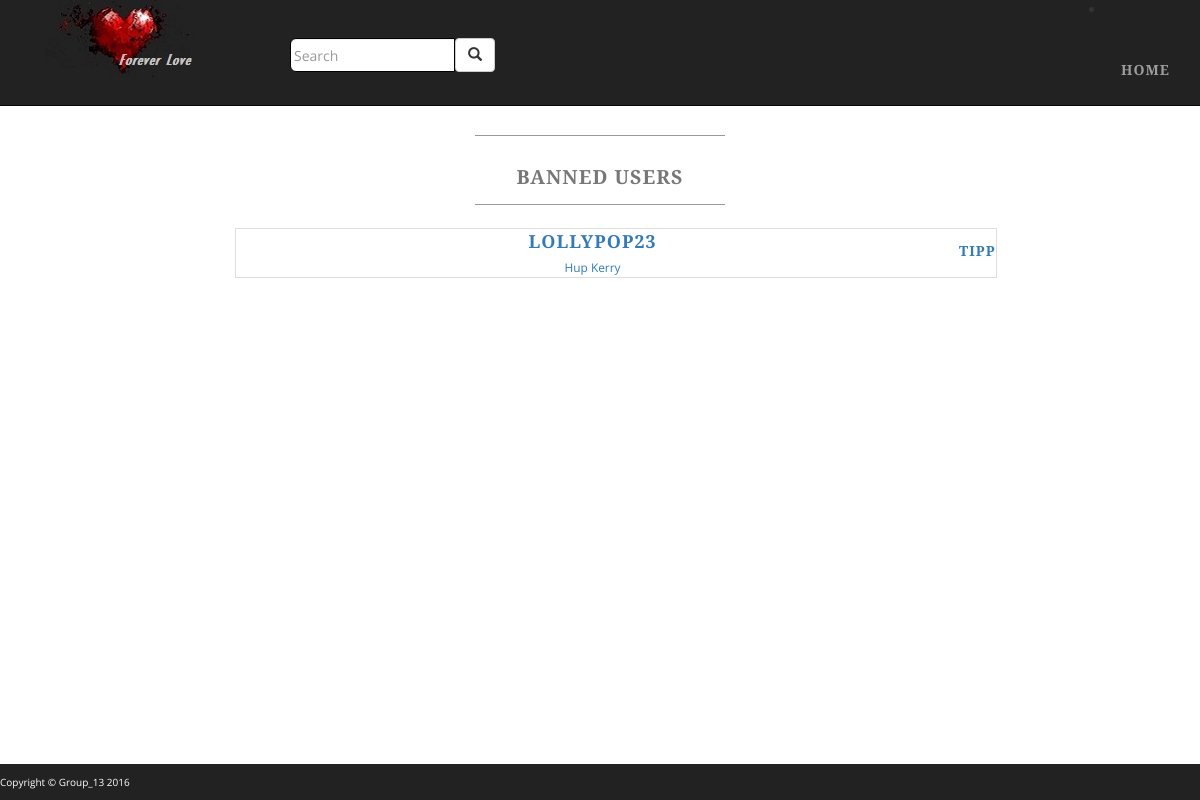
The page /secret_location/viewBannedUsersPage.php on the database its author committed.
### tables this page shows
CREATE TABLE IF NOT EXISTS `preference_details` (
  `user_id` int(11) NOT NULL,
  `tag_line` varchar(256) DEFAULT NULL,
  `city` varchar(64) DEFAULT NULL,
  `gender` int(11) DEFAULT NULL,
  `seeking` int(11) DEFAULT NULL,
  `intent` int(11) DEFAULT NULL,
  `date_of_birth` date DEFAULT NULL,
  `height` int(11) DEFAULT NULL,
  `ethnicity` int(11) DEFAULT NULL,
  `body_type` int(11) DEFAULT NULL,
  `religion` int(11) DEFAULT NULL,
  `marital_status` int(11) DEFAULT NULL,
  `income` int(11) DEFAULT NULL,
  `has_children` int(11) DEFAULT NULL,
  `wants_children` int(11) DEFAULT NULL,
  `smoker` int(11) DEFAULT NULL,
  `drinker` int(11) DEFAULT NULL,
  `about_me` text,
  KEY `User_id` (`user_id`),
  KEY `gender` (`gender`),
  KEY `seeking` (`seeking`),
  KEY `intent` (`intent`),
  KEY `height` (`height`),
  KEY `ethnicity` (`ethnicity`),
  KEY `body_type` (`body_type`),
  KEY `religion` (`religion`),
  KEY `marital_status` (`marital_status`),
  KEY `income` (`income`),
  KEY `has_children` (`has_children`),
  KEY `wants_children` (`wants_children`),
  KEY `smoker` (`smoker`),
  KEY `drinker` (`drinker`)
);

CREATE TABLE IF NOT EXISTS `registration_details` (
  `user_id` int(11) NOT NULL AUTO_INCREMENT,
  `username` varchar(32) NOT NULL,
  `first_name` varchar(32) NOT NULL,
  `last_name` varchar(32) NOT NULL,
  `password` varchar(256) NOT NULL,
  `email` varchar(128) NOT NULL,
  PRIMARY KEY (`user_id`),
  UNIQUE KEY `Username` (`username`,`email`)
);

### classes/Config.php (called while the page is built)
<?php
class Config{
    public static function get($path = null){
        if($path){
            $config = $GLOBALS['config'];
            $path = explode('/', $path);
            foreach($path as $bit){
                if(isset($config[$bit]))
                    $config = $config[$bit];
            }
            return $config;
        }
        return false;
    }
}

### classes/DB.php (called while the page is built, shortened)
<?php
class DB{
    private static $instance = null;
    private $pdo, $query, $error = false, $results, $count = 0;
    private function __construct(){
        try{
            $this->pdo = new PDO(
                'mysql:host='.Config::get('mysql/host').';dbname='.Config::get('mysql/db'),
                Config::get('mysql/username'),
                Config::get('mysql/password')
            );
        }catch (PDOException $e){
            die($e->getMessage());
        }
    }
    public static function getInstance(){
        if(!isset(self::$instance)){
            self::$instance = new DB();
        }
        return self::$instance;
    }
    public function query($sql, $params = []){
        if($this->query = $this->pdo->prepare($sql)){
            if($this->query->execute()){
                $this->results = $this->query->fetchAll(PDO::FETCH_OBJ);
            }
            else{
                $this->error = true;
            }
        }
        return $this;
    }
    public function results(){
        return $this->results;
    }
}

### classes/AdminServiceMgr.php (called while the page is built, shortened)
<?php
class AdminServiceMgr{
    public static function getBannedUsers(){
        $db = DB::getInstance();
        $banned_uids = $db->query("SELECT user_id FROM banned_users WHERE permanent = 1")->results();
        $results = [];
        foreach($banned_uids as $uid){
            $results [] = $db->query("SELECT user_id,username,tag_line,city FROM registration_details JOIN preference_details USING(user_id) WHERE user_id = '$uid->user_id'")->results()[0];
        }
        return $results;
    }
}

### secret_location/viewBannedUsersPage.php (the view, shortened to what this page needs)
<!DOCTYPE html>
<html>
<head>
    <?php
    $results = AdminServiceMgr::getBannedUsers();
    ?>
    <link href="../css/bootstrap.min.css" rel="stylesheet">
    <link href="../css/custom-admin.css" rel="stylesheet">
</head>
<body class="full">
<div class="container">
    <div class="row">
        <div class="box">
            <div class="col-lg-12 text-center">
                <br><br>
                <hr class="tagline-divider">
                <h2>
                    <small>
                        <strong>Banned Users</strong>
                    </small>
                </h2>
                <hr class="tagline-divider"><br>
                <?php
                if(isset($results)){
                    foreach ($results as $result){
                        ?>
                        <div class="row">
                            <div class="col-xs-offset-2">
                                <div class="col-xs-10">
                                    <a href="../profilePage.php?uid=<?php echo $result->user_id;?>">
                                        <div class="display_box">
                                            <div class="row">
                                                <div class="col-xs-12">
                                                    <div class="media">
                                                        <div class="media-body" style="padding-top: 3px;">
                                                            <h4 class="media-heading"><?php echo $result->username; ?></h4>
                                                            <small style="white-space: nowrap;"><?php echo $result->tag_line; ?></small>
                                                        </div>
                                                        <div class="media-right media-middle">
                                                            <h5 class="media-heading"><?php echo $result->city; ?></h5>
                                                        </div>
                                                    </div>
                                                </div>
                                            </div>
                                        </div>
                                    </a>
                                </div>
                            </div>
                        </div>
                        <?php
                    }
                }
                ?>
                <br><br>
                <br><br>
            </div>
        </div>
    </div>
</div>
</body>
</html>

### css/custom-admin.css (style rules this page uses)
body { margin-top: 50px; }
.full { background: url('http://www.oakdenehouse.org.au/wp-content/uploads/2012/04/Background_Image1.png/') no-repeat center center fixed; -webkit-background-size: cover; -moz-background-size: cover; background-size: cover; -o-background-size: cover; }
form { width: 50%; display: inline-block; text-align: center; }
.navbar-nav { margin-top: 30px; }
body { font-family: "Open Sans","Helvetica Neue",Helvetica,Arial,sans-serif; }
h1, h2, h3, h4, h5, h6 { text-transform: uppercase; font-family: "Josefin Slab","Helvetica Neue",Helvetica,Arial,sans-serif; font-weight: 700; letter-spacing: 1px; }
.nav-text ul { text-transform: uppercase; font-family: "Josefin Slab","Helvetica Neue",Helvetica,Arial,sans-serif; font-weight: 700; letter-spacing: 1px; }
p { font-size: 1.25em; line-height: 1.6; color: #000; }
hr { max-width: 400px; border-color: #999999; }
.tagline-divider { margin: 15px auto 3px; max-width: 250px; border-color: #999999; }
.box { margin-bottom: 20px; padding: 30px 15px; background: #fff; background: rgba(255,255,255,0.9); }
footer p { margin: 0; padding: 10px 0; text-align: left; background: #222222; color: white; font-size: x-small; }
#input_search { border: solid 1px #000; border-top-left-radius: 6px; border-bottom-left-radius: 6px; padding: 3px; }
.display_box { border: solid 1px #dedede; }
.searchbar-area { margin-top: 30px; margin-left: 50px; line-height: 0px; }
@media screen and (min-width:1200px) { .box:after { content: ''; display: table; clear: both; } }

### rows shown on the page
preference_details: user_id.username "LOLLYPOP23", tag_line "Hup Kerry", city "TIPP"
